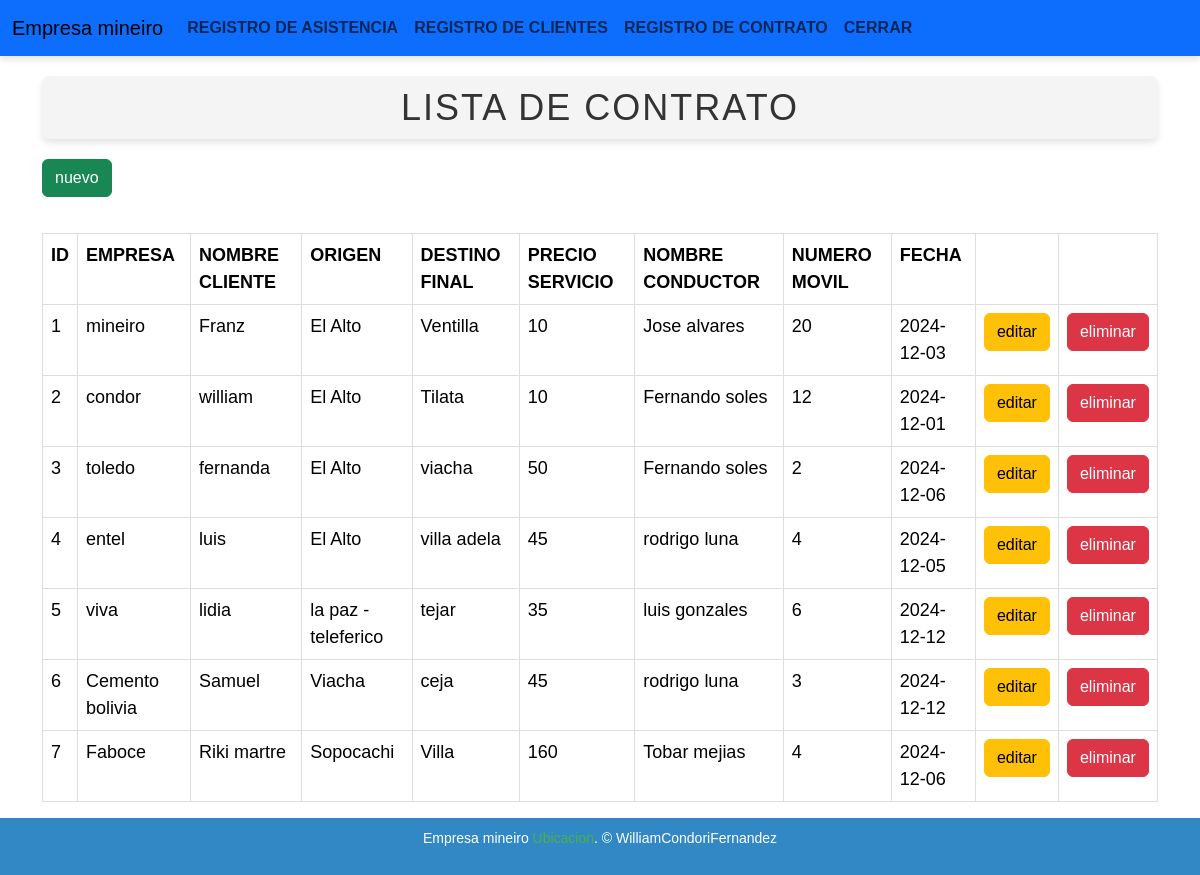
/contratos/, run on the app's committed database.
### models/contrato_model.py (models this page shows, shortened)
class Contrato(db.Model):
    __tablename__ = "contratos"
    id = db.Column(db.Integer,primary_key=True)
    empresa = db.Column(db.String(80),nullable=False)
    nombre_cliente = db.Column(db.String(80),nullable=False)
    origen = db.Column(db.String(20),nullable=False)
    destino_final = db.Column(db.String(50),nullable=False)
    precio_servicio = db.Column(db.String(20),nullable=False)
    nombre_conductor = db.Column(db.String(20),nullable=False)
    numero_movil = db.Column(db.String(20),nullable=False)
    fecha = db.Column(db.String(20),nullable=False)
    @staticmethod
    def get_all():
        return Contrato.query.all()

### controllers/contrato_controller.py (the view)
@contrato_bp.route("/")
def index():
    contratos = Contrato.get_all()
    return contrato_view.list(contratos)

### views/contrato_view.py (called while the page is built)
def list(contratos):
    return render_template('contratos/index.html', contratos=contratos)

### templates/contratos/index.html (shortened to what this page needs)
{% extends 'base.html' %}
{% block content%}
<h1>lista de Contrato</h1>
<a href="{{url_for('contrato.create')}}" class="btn btn-success mb-3">nuevo</a>
<table class="table table striped">
<tr>
    <th>ID</th>
    <th>Empresa</th>
    <th>Nombre cliente</th>
    <th>Origen</th>
    <th>Destino final</th>
    <th>Precio servicio</th>
    <th>Nombre conductor</th>
    <th>Numero movil</th>
    <th>fecha</th>
    <th></th>
    <th></th>
</tr>
{% for item in contratos %}
<tr>
    <td>{{item.id}}</td>
    <td>{{item.empresa}}</td>
    <td>{{item.nombre_cliente}}</td>
    <td>{{item.origen}}</td>
    <td>{{item.destino_final}}</td>
    <td>{{item.precio_servicio}}</td>
    <td>{{item.nombre_conductor}}</td>
    <td>{{item.numero_movil}}</td>
    <td>{{item.fecha}}</td>
    <td>
        <a href="{{ url_for('contrato.edit',id=item.id) }}" class="btn btn-warning">editar</a>
    </td>
    <td>
        <a href="{{ url_for('contrato.delete',id=item.id) }} " class="btn btn-danger">eliminar</a>
    </td>
</tr>
{% endfor %}
</table>
{% endblock %}

### templates/base.html (style rules this page uses)
body { font-family: Arial, sans-serif; margin: 0; padding: 0; display: flex; flex-direction: column; justify-content: space-around; min-height: 100vh; background-color: #ffffff; }
table { width: 100%; border-collapse: collapse; margin: 20px 0; font-size: 18px; text-align: left; }
th, td { border: 1px solid #ddd; padding: 12px; }
th { background-color: #4CAF50; color: white; text-transform: uppercase; }
tr:nth-child(even) { background-color: #f9f9f9; }
h1 { font-family: 'Arial Black', sans-serif; font-size: 36px; color: #333; text-align: center; margin: 20px 0; padding: 10px; background-color: #f4f4f4; border-radius: 8px; box-shadow: 0 4px 6px rgba(0, 0, 0, 0.1); text-transform: uppercase; letter-spacing: 2px; }

### data on the page
Contrato: id "1", empresa "mineiro", nombre_cliente "Franz", origen "El Alto", destino_final "Ventilla", precio_servicio "10", nombre_conductor "Jose alvares", numero_movil "20", fecha "2024-12-03"
Contrato: id "2", empresa "condor", nombre_cliente "william", origen "El Alto", destino_final "Tilata", precio_servicio "10", nombre_conductor "Fernando soles", numero_movil "12", fecha "2024-12-01"
Contrato: id "3", empresa "toledo", nombre_cliente "fernanda", origen "El Alto", destino_final "viacha", precio_servicio "50", nombre_conductor "Fernando soles", numero_movil "2", fecha "2024-12-06"
Contrato: id "4", empresa "entel", nombre_cliente "luis", origen "El Alto", destino_final "villa adela", precio_servicio "45", nombre_conductor "rodrigo luna", numero_movil "4", fecha "2024-12-05"
Contrato: id "5", empresa "viva", nombre_cliente "lidia", origen "la paz - teleferico", destino_final "tejar", precio_servicio "35", nombre_conductor "luis gonzales", numero_movil "6", fecha "2024-12-12"
Contrato: id "6", empresa "Cemento bolivia", nombre_cliente "Samuel", origen "Viacha", destino_final "ceja", precio_servicio "45", nombre_conductor "rodrigo luna", numero_movil "3", fecha "2024-12-12"
Contrato: id "7", empresa "Faboce", nombre_cliente "Riki martre", origen "Sopocachi", destino_final "Villa", precio_servicio "160", nombre_conductor "Tobar mejias", numero_movil "4", fecha "2024-12-06"
